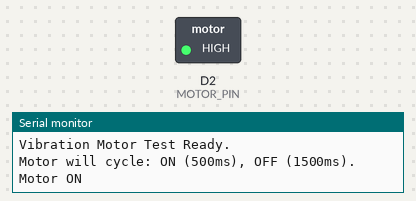
The sketch below on a simulated ESP8266 (NodeMCU). Shown: switched loads named in the sketch (green lamp = pin HIGH), the last lines printed to the serial monitor.

Above: at 0.7 s.
At 3.0 s:
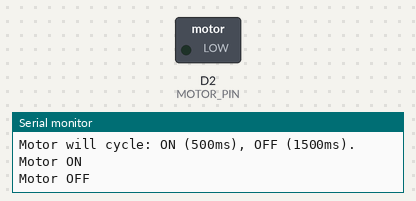
Timing chart, 0 to 5.9 s (numbered marks = the images above):
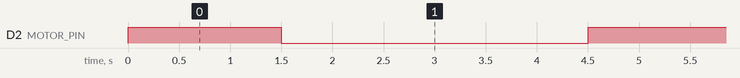

Measured:
- by itself, D2 (MOTOR_PIN): alternates HIGH for 1.5 s and LOW for 3.0 s

The sketch:

motor_testing.ino
```cpp
// Define the GPIO pin connected to the MOSFET Gate
// We will use GPIO 18, a common choice for output on ESP32
const int MOTOR_PIN = D2;

void setup() {
  Serial.begin(115200);
  // Set the motor pin as an output
  pinMode(MOTOR_PIN, OUTPUT);
  Serial.println("Vibration Motor Test Ready.");
  Serial.println("Motor will cycle: ON (500ms), OFF (1500ms).");
}

void loop() {
  // 1. Turn the Motor ON
  // By setting the MOSFET Gate HIGH (3.3V), the MOSFET is fully switched ON,
  // connecting the motor's negative terminal to ground.
  digitalWrite(MOTOR_PIN, HIGH);
  Serial.println("Motor ON");
  delay(1500); // Vibrate for 500 milliseconds

  // 2. Turn the Motor OFF
  // By setting the MOSFET Gate LOW (0V), the MOSFET is switched OFF,
  // disconnecting the motor's negative terminal from ground.
  digitalWrite(MOTOR_PIN, LOW);
  Serial.println("Motor OFF");
  delay(3000); // Pause for 1500 milliseconds (1.5 seconds)

  // This cycle will repeat indefinitely.
}
```
